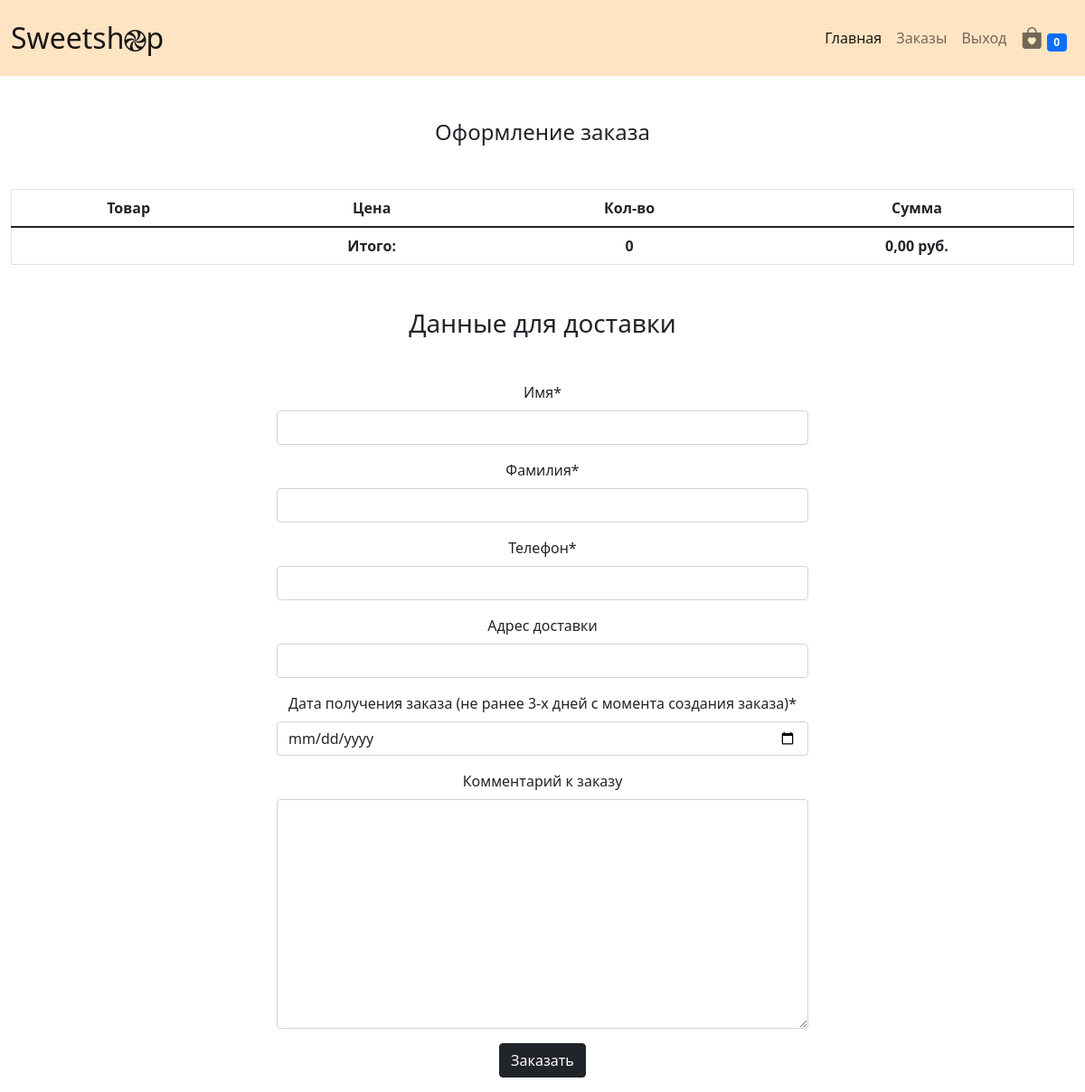
Screenshot of /checkout/ (signed in) with the database file from the repository.
### SweetshopApp/models.py (models this page shows, shortened)
class Cart(models.Model):
    owner = models.ForeignKey('Customer', verbose_name='Покупатель', on_delete=models.CASCADE)
    products = models.ManyToManyField(
        CartProduct, blank=True, related_name='related_cart', verbose_name='Товары для корзины'
    )
    total_products = models.IntegerField(default=0, verbose_name='Общее кол-во товара')
    final_price = models.DecimalField(max_digits=9, decimal_places=2, verbose_name='Общая цена', null=True, blank=True)
    in_order = models.BooleanField(default=False)
    for_anonymous_user = models.BooleanField(default=False)
    class Meta:
        verbose_name = 'Корзина'
        verbose_name_plural = 'Корзины'

### SweetshopApp/views.py (the view)
# urls.py: path('checkout/', CheckoutView.as_view(), name='checkout'),
class CheckoutView(CartMixin, views.View):
    def get(self, request, *args, **kwargs):
        form = OrderForm(request.POST or None)
        context = {
            'cart': self.cart,
            'form': form,
        }
        return render(request, 'checkout.html', context)

### SweetshopApp/forms.py
class OrderForm(forms.ModelForm):
    def __init__(self, *args, **kwargs):
        super().__init__(*args, **kwargs)
        self.fields['order_date'].label = 'Дата получения заказа (не ранее 3-х дней с момента создания заказа)'
    order_date = forms.DateField(widget=forms.TextInput(attrs={'type': 'date'}))
    class Meta:
        model = Order
        fields = (
            'first_name', 'last_name', 'phone', 'address', 'order_date', 'comment'
        )

### SweetshopApp/mixins.py (called while the page is built)
    def dispatch(self, request, *args, **kwargs):
        cart = None
        if request.user.is_authenticated:
            customer = Customer.objects.filter(user=request.user).first()
            if not customer:
                customer = Customer.objects.create(
                    user=request.user
                )
            cart = Cart.objects.filter(owner=customer, in_order=False).first()
            if not cart:
                cart = Cart.objects.create(owner=customer)
        self.cart = cart
        return super().dispatch(request, *args, **kwargs)

### SweetshopApp/templates/checkout.html (shortened to what this page needs)
{% extends 'base.html' %}
{% load crispy_forms_tags %}
{% block content %}
    <h4 class="text-center mt-5 mb-5">Оформление заказа</h4>
    <table class="table text-center" border="1">
        <thead>
            <tr>
                <th scope="col">Товар</th>
                <th scope="col">Цена</th>
                <th scope="col">Кол-во</th>
                <th scope="col">Сумма</th>
            </tr>
        </thead>
        <tfoot>
        <tr>
            <td></td>
            <td><strong>Итого:</strong></td>
            <td><strong>{{ cart.total_products }}</strong></td>
            <td><strong>{{ cart.final_price }} руб.</strong></td>
        </tr>
        </tfoot>
        </table>
        <h3 class="text-center mt-5 mb-5">Данные для доставки</h3>
    <div class="col-md-12" align="center">
        <form action="{% url 'make-order' %}" method="POST">
            <div class="form-row" align="center">
                <div class="form-group col-md-6 mb-0">
            {{ form|crispy }}
                </div>
            <input type="submit" class="btn btn-dark btn-block mb-3" value="Заказать">
            </div>
        </form>
    </div>
{% endblock content %}

### SweetshopApp/templates/base.html (shortened to what this page needs)
<!DOCTYPE html>
{% load static %}
<html lang="en">
<head>
    <link rel="stylesheet" href="https://cdn.jsdelivr.net/npm/bootstrap-icons@1.8.1/font/bootstrap-icons.css">
    <link rel="stylesheet" href="https://pro.fontawesome.com/releases/v5.10.0/css/all.css"/>
    <link href="https://cdn.jsdelivr.net/npm/bootstrap@5.1.3/dist/css/bootstrap.min.css" rel="stylesheet">
</head>
<body>
<nav class="navbar navbar-expand-lg navbar-light"  style="background-color: bisque">
  <div class="container-fluid">
      <a class="navbar-brand" href="{% url 'base' %}" style="font-size: 2rem;">Sweetsh<i class="bi bi-hypnotize" style="font-size: 1.5rem;"></i>p</a>
    <div class="one-edge-shadow navbar navbar-light sticky-top navbar navbar-expand-lg
text-white" id="navbarSupportedContent">
      <ul class="navbar-nav me-auto mb-2 mb-lg-0">
        <li class="nav-item">
          <a class="nav-link active" aria-current="page" href="{% url 'base' %}">Главная</a>
        </li>
          {% if not request.user.is_authenticated %}
            <li class="nav-item">
                <a class="nav-link" href="{% url 'login' %}">Авторизация</a>
            </li>
            <li class="nav-item">
                <a class="nav-link" href="{% url 'registration'%}">Регистрация</a>
            </li>
          {% else %}
              <li class="nav-item">
                <a class="nav-link" href="{% url 'account' %}">Заказы</a>
              </li>
              <li class="nav-item">
                <a class="nav-link" href="{% url 'logout' %}">Выход</a>
              </li>
          {% endif %}
      </ul>
        {% if request.user.is_authenticated %}
        <ul class="navbar-nav">
            <li class="nav-item"><a href="{% url 'cart' %}" class="nav-link"><i class="bi bi-bag-heart-fill" style="font-size: 1.5rem;"></i> <span class="badge bg-primary">{{ cart.products.count }}</span></a></li>
        </ul>
        {% endif %}
    </div>
  </div>
</nav>
<div class="container-fluid">
{% block content %}{% endblock content %}
</div>
</body>
</html>

### rows the page displays
Cart: products.count "0", total_products "0", final_price "0,00"
